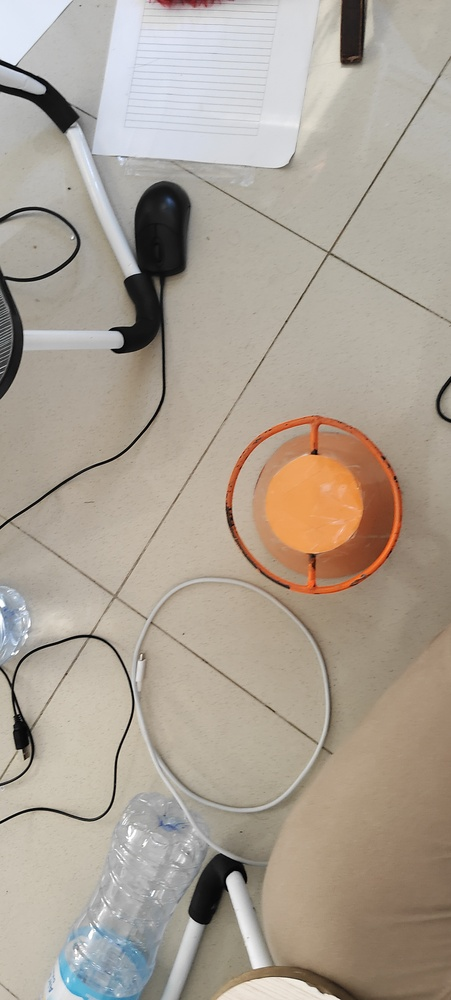
#> input picture testImg/payload_img.jpg, 451 x 1000 px, shrunk from 2080 x 4608 before the run, given in place of the camera
$ python colorDetectNew.py
#> lines starting #> are read from the running program, lines starting #| are printed output that depends on the picture; after the words box and inside, x2 and y2 are one past the last pixel; in counts of white or black regions, pixels touching at a corner belong together
import cv2
import numpy as np
import time

def empty(a):
    pass

# --- BUAT BIKIN TRACKBAR
cv2.namedWindow("trackbar")
cv2.createTrackbar("hue_min", "trackbar", 0, 255, empty)
#> slider 'hue_min' is set to 51
cv2.createTrackbar("sat_min", "trackbar", 0, 255, empty)
#> slider 'sat_min' is set to 51
cv2.createTrackbar("val_min", "trackbar", 0, 255, empty)
#> slider 'val_min' is set to 51
#> in main, frame is the input picture: shape (1000, 451, 3); mean B, G, R 148.4, 160.8, 171.1
cv2.createTrackbar("hue_max", "trackbar", 255, 255, empty)
cv2.createTrackbar("sat_max", "trackbar", 255, 255, empty)
cv2.createTrackbar("val_max", "trackbar", 255, 255, empty)

def trackbar():
    hmin = cv2.getTrackbarPos("hue_min", "trackbar")
    smin = cv2.getTrackbarPos("sat_min", "trackbar")
    vmin = cv2.getTrackbarPos("val_min", "trackbar")

    hmax = cv2.getTrackbarPos("hue_max", "trackbar")
    smax = cv2.getTrackbarPos("sat_max", "trackbar")
    vmax = cv2.getTrackbarPos("val_max", "trackbar")

    lower = np.array([hmin, smin, vmin])
    upper = np.array([hmax, smax, vmax])
    return lower, upper

# --- MASKING
def detection(frame, lower, upper):
    hsv = cv2.cvtColor(frame, cv2.COLOR_BGR2HSV)
#> hsv: shape (1000, 451, 3); mean H, S, V 29, 39.6, 172.8
    mask = cv2.inRange(hsv, lower, upper)
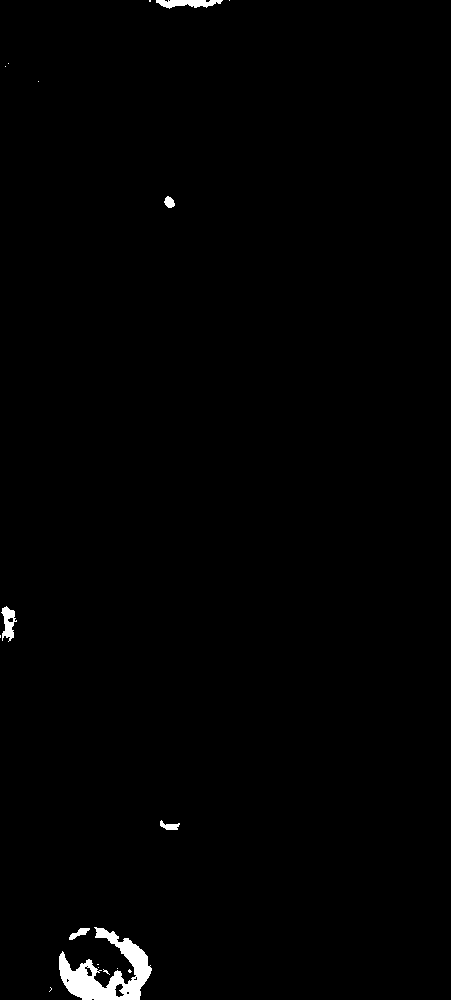
#> mask: shape (1000, 451); 0.88% white; 18 white regions (12 under 20 px), largest, box (x1, y1, x2, y2) and area: (59, 927, 152, 1000) 2928, (156, 0, 223, 9) 382, (1, 606, 17, 642) 310, (69, 928, 90, 940) 114, (160, 820, 180, 830) 108, (164, 196, 175, 208) 91
    result = cv2.bitwise_and(frame, frame, mask=mask)
    return result

def main():
    cap = cv2.VideoCapture(0)
    prev_time = time.time()
    while True:
        ret, frame = cap.read()
        if ret:
            # frame = cv2.flip(frame, 1)
            lower, upper = trackbar()
            frame = detection(frame, lower, upper)

            # --- CALCULATE FPS
            curr_time = time.time()
            fps = 1 / (curr_time - prev_time)
            prev_time = curr_time

            cv2.putText(frame, f'FPS: {int(fps)}', (10, 30), cv2.FONT_HERSHEY_SIMPLEX, 1, (0, 255, 0), 2)
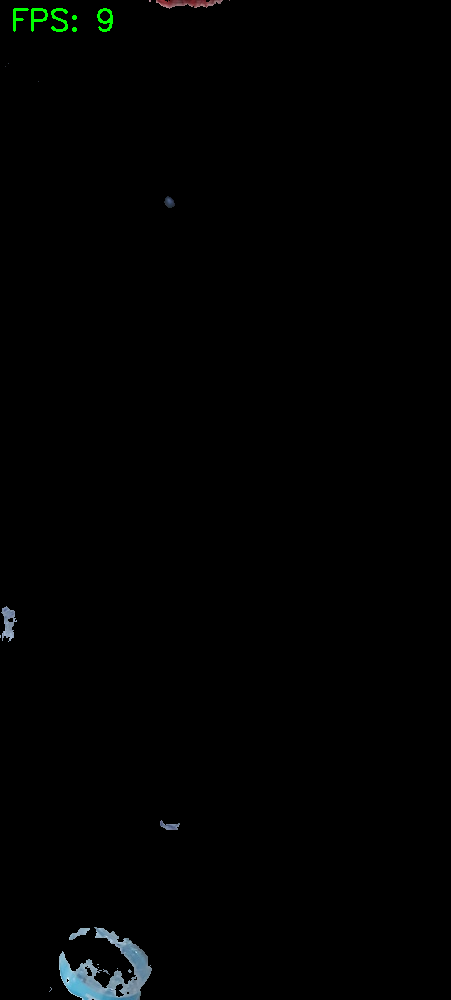
#> frame: shape (1000, 451, 3); mean B, G, R 1.5, 1.7, 1

            cv2.imshow("frame", frame)
            key = cv2.waitKey(1)
#> (key q is pressed here)
            if key == ord("q") or key == ord("Q"):
                break
    cap.release()
    cv2.destroyAllWindows()

if __name__ == "__main__":
    try:
        main()
    except KeyboardInterrupt:
        pass
